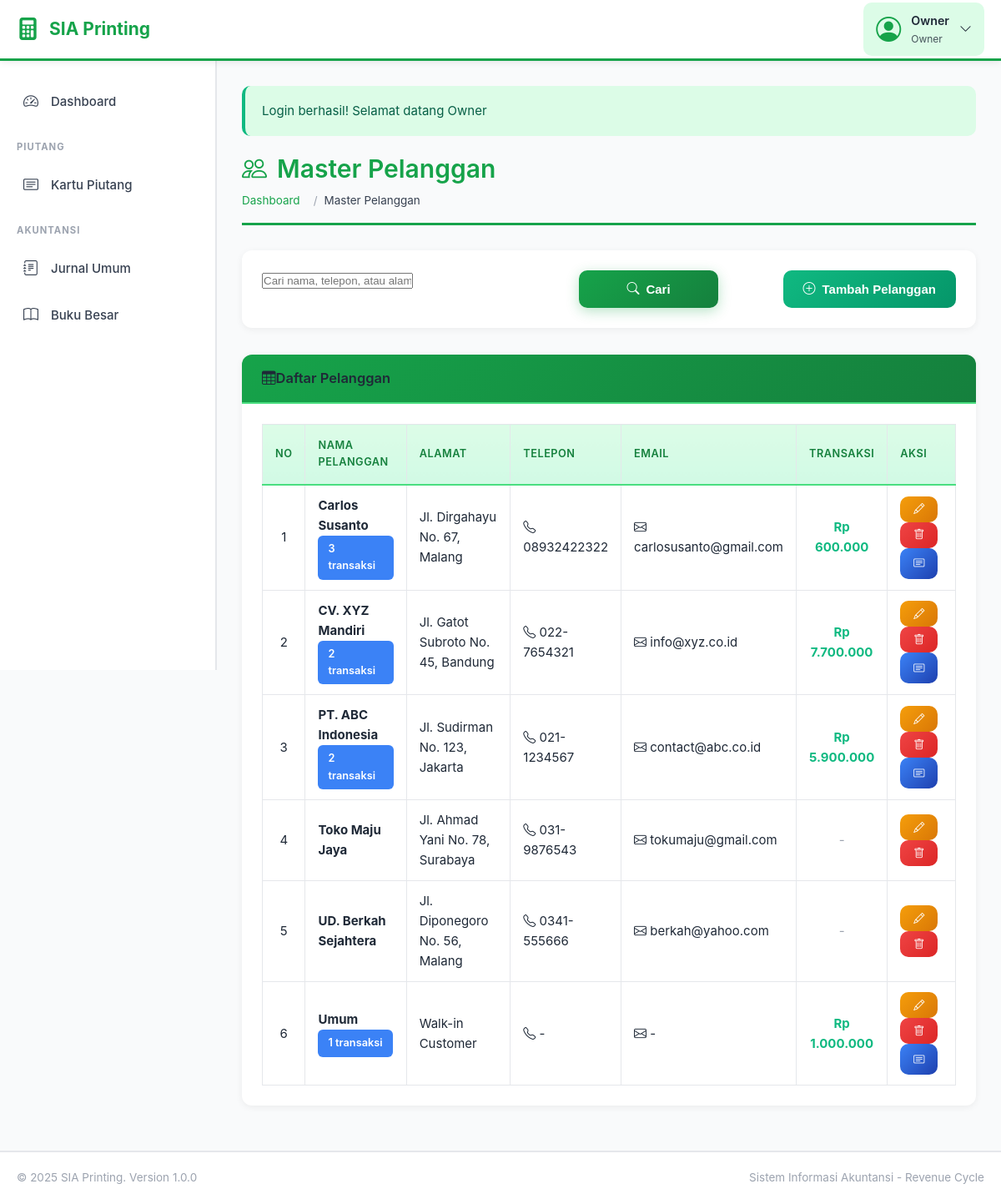
Page /master-pelanggan.php (signed in) on the committed database.
### tables this page shows
CREATE TABLE `master_pelanggan` (
  `id_pelanggan` int(11) NOT NULL,
  `nama_pelanggan` varchar(100) NOT NULL,
  `alamat` text DEFAULT NULL,
  `telepon` varchar(20) DEFAULT NULL,
  `email` varchar(100) DEFAULT NULL,
  `created_at` timestamp NOT NULL DEFAULT current_timestamp()
);

### master-pelanggan.php (the view, shortened to what this page needs)
<?php
require_once 'config.php';
$search = isset($_GET['search']) ? clean_input($_GET['search']) : '';
$query = "SELECT *,
          (SELECT COUNT(*) FROM piutang WHERE id_pelanggan = master_pelanggan.id_pelanggan) as jumlah_transaksi,
          (SELECT COALESCE(SUM(total), 0) FROM piutang WHERE id_pelanggan = master_pelanggan.id_pelanggan) as total_transaksi
          FROM master_pelanggan
          WHERE 1=1";
$query .= " ORDER BY nama_pelanggan ASC";
$result = $conn->query($query);
include 'includes/header.php';
?>
<div class="page-title">
    <h1><i class="bi bi-people me-2"></i>Master Pelanggan</h1>
    <nav aria-label="breadcrumb">
        <ol class="breadcrumb">
            <li class="breadcrumb-item"><a href="dashboard.php">Dashboard</a></li>
            <li class="breadcrumb-item active">Master Pelanggan</li>
        </ol>
    </nav>
</div>
<div class="card mb-4">
    <div class="card-body">
        <div class="row">
            <div class="col-md-8">
                <form method="GET" action="" class="row g-3">
                    <div class="col-md-8">
                        <input type="text" name="search" class="form-control"
                               placeholder="Cari nama, telepon, atau alamat..."
                               value="<?php echo $search; ?>">
                    </div>
                    <div class="col-md-4">
                        <button type="submit" class="btn btn-primary w-100">
                            <i class="bi bi-search me-1"></i>Cari
                        </button>
                    </div>
                </form>
            </div>
            <div class="col-md-4 text-end">
                <button type="button" class="btn btn-success" data-bs-toggle="modal" data-bs-target="#modalTambah">
                    <i class="bi bi-plus-circle me-1"></i>Tambah Pelanggan
                </button>
            </div>
        </div>
    </div>
</div>
<div class="card">
    <div class="card-header bg-primary text-white">
        <h5 class="mb-0">
            <i class="bi bi-table me-2"></i>Daftar Pelanggan
        </h5>
    </div>
    <div class="card-body">
        <div class="table-responsive">
            <table class="table table-hover table-bordered">
                <thead class="table-light">
                    <tr>
                        <th width="5%" class="text-center">No</th>
                        <th width="20%">Nama Pelanggan</th>
                        <th width="25%">Alamat</th>
                        <th width="12%">Telepon</th>
                        <th width="15%">Email</th>
                        <th width="8%" class="text-center">Transaksi</th>
                        <th width="15%" class="text-center">Aksi</th>
                    </tr>
                </thead>
                <tbody>
                    <?php if ($result->num_rows > 0): ?>
                        <?php
                        $no = 1;
                        while ($row = $result->fetch_assoc()):
                        ?>
                            <tr>
                                <td class="text-center"><?php echo $no++; ?></td>
                                <td>
                                    <strong><?php echo $row['nama_pelanggan']; ?></strong>
                                    <?php if ($row['jumlah_transaksi'] > 0): ?>
                                        <br><small class="badge bg-info"><?php echo $row['jumlah_transaksi']; ?> transaksi</small>
                                    <?php endif; ?>
                                </td>
                                <td><?php echo $row['alamat'] ?: '-'; ?></td>
                                <td>
                                    <?php if ($row['telepon']): ?>
                                        <i class="bi bi-telephone"></i> <?php echo $row['telepon']; ?>
                                    <?php else: ?>
                                        <span class="text-muted">-</span>
                                    <?php endif; ?>
                                </td>
                                <td>
                                    <?php if ($row['email']): ?>
                                        <i class="bi bi-envelope"></i> <?php echo $row['email']; ?>
                                    <?php else: ?>
                                        <span class="text-muted">-</span>
                                    <?php endif; ?>
                                </td>
                                <td class="text-center">
                                    <?php if ($row['total_transaksi'] > 0): ?>
                                        <span class="text-success fw-bold"><?php echo format_rupiah($row['total_transaksi']); ?></span>
                                    <?php else: ?>
                                        <span class="text-muted">-</span>
                                    <?php endif; ?>
                                </td>
                                <td>
                                    <button type="button" class="btn btn-sm btn-warning"
                                            onclick='editPelanggan(<?php echo json_encode($row); ?>)'>
                                        <i class="bi bi-pencil"></i>
                                    </button>
                                    <button type="button" class="btn btn-sm btn-danger"
                                            onclick="hapusPelanggan(<?php echo $row['id_pelanggan']; ?>, '<?php echo $row['nama_pelanggan']; ?>')">
                                        <i class="bi bi-trash"></i>
                                    </button>
                                    <?php if ($row['jumlah_transaksi'] > 0): ?>
                                        <a href="kartu-piutang.php?id_pelanggan=<?php echo $row['id_pelanggan']; ?>"
                                           class="btn btn-sm btn-info" title="Lihat Piutang">
                                            <i class="bi bi-card-text"></i>
                                        </a>
                                    <?php endif; ?>
                                </td>
                            </tr>
                        <?php endwhile; ?>
                    <?php endif; ?>
                </tbody>
            </table>
        </div>
    </div>
</div>
<?php include 'includes/footer.php'; ?>

### assets/css/style.css (style rules this page uses)
* { margin: 0; padding: 0; box-sizing: border-box; }
:root { --primary-green: #16a34a; --dark-green: #15803d; --light-green: #4ade80; --very-light-green: #dcfce7; --accent-blue: #3b82f6; --dark-blue: #1e40af; --white: #ffffff; --off-white: #f9fafb; --light-gray: #e5e7eb; --medium-gray: #9ca3af; --dark-gray: #374151; --text-dark: #1f2937; --danger: #ef4444; --warning: #f59e0b; --success: #10b981; }
html, body { font-family: -apple-system, BlinkMacSystemFont, "Segoe UI", Roboto, "Helvetica Neue", Arial, sans-serif; background: var(--off-white); color: var(--text-dark); line-height: 1.6; font-size: 15px; }
body { min-height: 100vh; }
a { text-decoration: none; color: var(--primary-green); }
h1, h2, h3, h4, h5, h6 { font-weight: 600; line-height: 1.3; color: var(--text-dark); }
h1 { font-size: 2rem; }
h5 { font-size: 1.1rem; }
small { font-size: 0.875rem; }
.btn { padding: 14px 24px; border: none; border-radius: 10px; font-size: 1rem; font-weight: 600; cursor: pointer; transition: all 0.3s ease; display: inline-flex; align-items: center; justify-content: center; gap: 8px; text-align: center; }
.btn-primary { background: linear-gradient(135deg, var(--primary-green), var(--dark-green)); color: var(--white); width: 100%; box-shadow: 0 4px 15px rgba(22, 163, 74, 0.3); }
.page-title { margin-bottom: 30px; padding-bottom: 15px; border-bottom: 3px solid var(--primary-green); }
.page-title h1 { color: var(--primary-green); margin-bottom: 8px; display: flex; align-items: center; gap: 12px; }
.breadcrumb { display: flex; gap: 8px; font-size: 0.9rem; color: var(--medium-gray); list-style: none; }
.breadcrumb-item { display: flex; align-items: center; gap: 8px; }
.breadcrumb-item::after { content: '/'; margin-left: 8px; }
.breadcrumb-item:last-child::after { content: ''; }
.breadcrumb-item.active { color: var(--dark-gray); }
.card { background: var(--white); border-radius: 12px; box-shadow: 0 2px 8px rgba(0, 0, 0, 0.06); margin-bottom: 24px; overflow: hidden; transition: all 0.3s ease; }
.card-header { padding: 18px 24px; background: linear-gradient(135deg, var(--very-light-green), #d1fae5); border-bottom: 2px solid var(--light-green); font-weight: 600; color: var(--dark-green); }
.card-header.bg-primary { background: linear-gradient(135deg, var(--primary-green), var(--dark-green)); color: var(--white); }
.card-body { padding: 24px; }
.row { display: flex; flex-wrap: wrap; margin: 0 -12px; }
.col-md-4 { flex: 0 0 33.333%; max-width: 33.333%; padding: 0 12px; }
.col-md-8 { flex: 0 0 66.666%; max-width: 66.666%; padding: 0 12px; }
.table-responsive { overflow-x: auto; }
.table { width: 100%; border-collapse: collapse; background: var(--white); }
.table thead th { background: linear-gradient(to bottom, var(--very-light-green), #d1fae5); color: var(--dark-green); font-weight: 600; text-transform: uppercase; font-size: 0.85rem; letter-spacing: 0.5px; padding: 15px; text-align: left; border-bottom: 2px solid var(--light-green); }
.table tbody td { padding: 12px 15px; border-bottom: 1px solid var(--light-gray); }
.table-bordered { border: 1px solid var(--light-gray); }
.table-bordered th, .table-bordered td { border: 1px solid var(--light-gray); }
.btn-success { background: linear-gradient(135deg, var(--success), #059669); color: var(--white); }
.btn-warning { background: linear-gradient(135deg, var(--warning), #d97706); color: var(--white); }
.btn-danger { background: linear-gradient(135deg, var(--danger), #dc2626); color: var(--white); }
.btn-info { background: linear-gradient(135deg, var(--accent-blue), var(--dark-blue)); color: var(--white); }
.btn-sm { padding: 8px 16px; font-size: 0.875rem; }
.badge { display: inline-block; padding: 6px 12px; font-size: 0.85rem; font-weight: 600; border-radius: 6px; }
.bg-info { background: var(--accent-blue); color: var(--white); }
.bg-primary { background: var(--primary-green); color: var(--white); }
.text-center { text-align: center; }
.text-end { text-align: right; }
.text-success { color: var(--success); }
.text-muted { color: var(--medium-gray); }
.fw-bold { font-weight: 700; }
.mb-0 { margin-bottom: 0; }
.mb-4 { margin-bottom: 32px; }
[data-bs-toggle="modal"] { cursor: pointer; }

### rows in the picture
master_pelanggan: nama_pelanggan "Carlos Susanto", jumlah_transaksi "3", alamat "Jl. Dirgahayu No. 67, Malang", telepon "08932422322", email "carlosusanto@gmail.com", total_transaksi "Rp 600.000"
master_pelanggan: nama_pelanggan "CV. XYZ Mandiri", jumlah_transaksi "2", alamat "Jl. Gatot Subroto No. 45, Bandung", telepon "022-7654321", email "info@xyz.co.id", total_transaksi "Rp 7.700.000"
master_pelanggan: nama_pelanggan "PT. ABC Indonesia", jumlah_transaksi "2", alamat "Jl. Sudirman No. 123, Jakarta", telepon "021-1234567", email "contact@abc.co.id", total_transaksi "Rp 5.900.000"
master_pelanggan: nama_pelanggan "Toko Maju Jaya", alamat "Jl. Ahmad Yani No. 78, Surabaya", telepon "031-9876543", email "tokumaju@gmail.com"
master_pelanggan: nama_pelanggan "UD. Berkah Sejahtera", alamat "Jl. Diponegoro No. 56, Malang", telepon "0341-555666", email "berkah@yahoo.com"
master_pelanggan: nama_pelanggan "Umum", jumlah_transaksi "1", alamat "Walk-in Customer", telepon "-", email "-", total_transaksi "Rp 1.000.000"

### other values in the picture
APP_NAME "SIA Printing"
$_SESSION['nama'] "Owner"
$_SESSION['user_role'] "Owner"
$alert['message'] "Login berhasil! Selamat datang Owner"
APP_VERSION "1.0.0"
